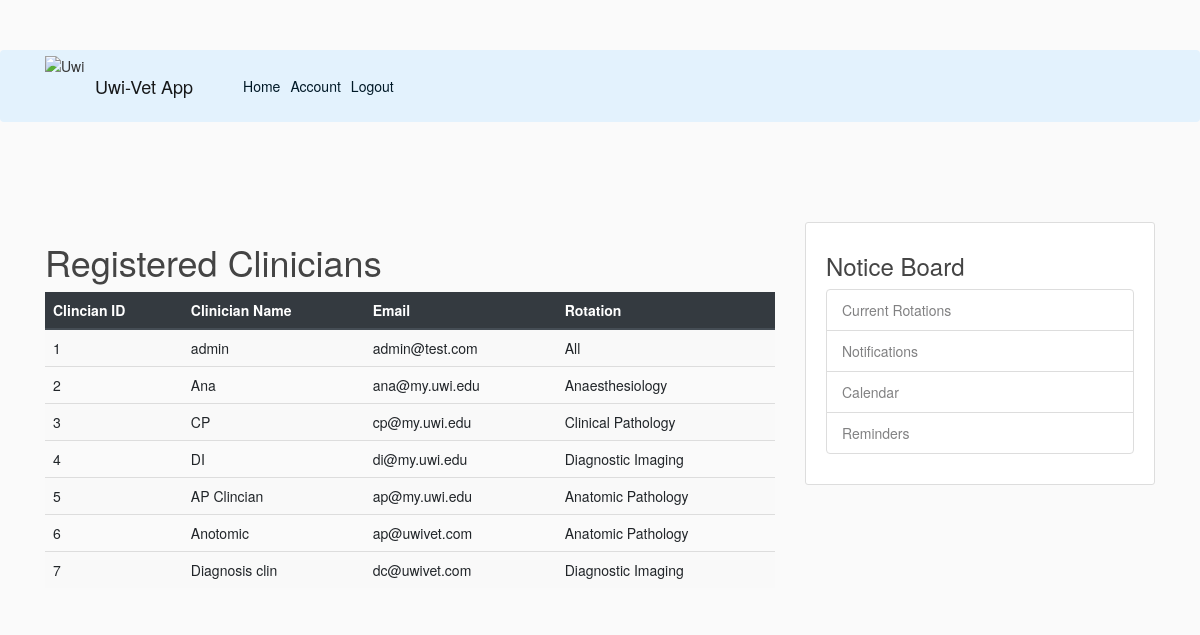
Before: /usersreg (signed in) with the older database file.
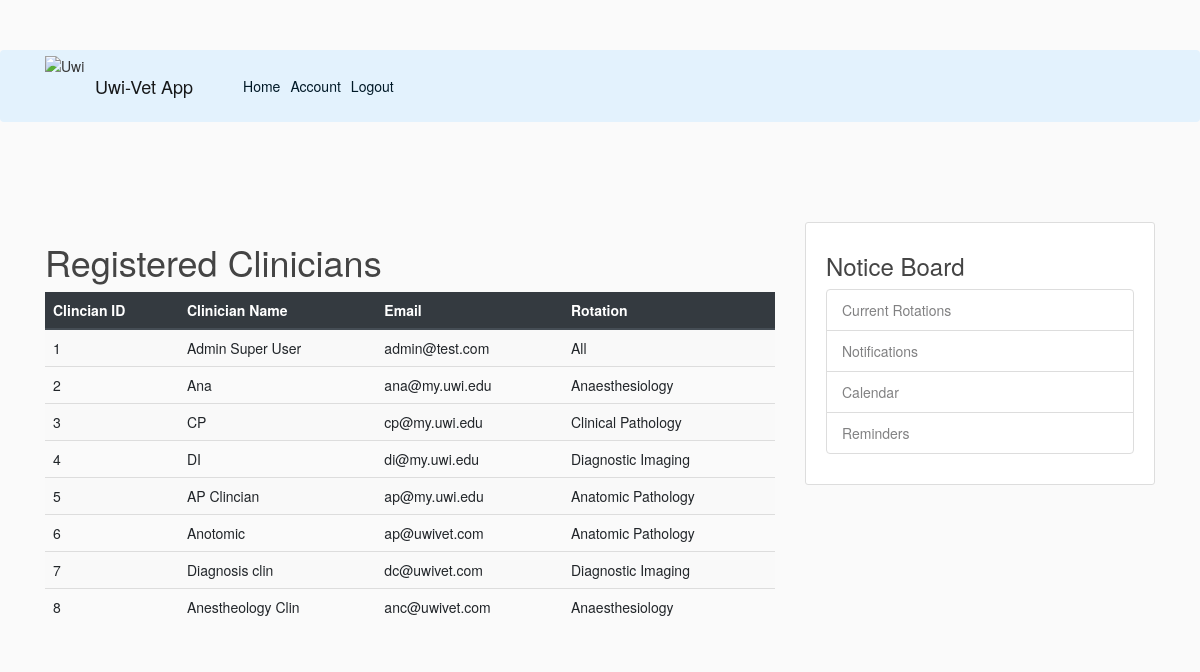
After: the same page with the newer database file.
### flaskblog/models.py (models this page shows, shortened)
class User2(db.Model, UserMixin):
    id = db.Column(db.Integer, primary_key = True)
    username = db.Column(db.String(20), unique=True, nullable=False)
    email = db.Column(db.String(120), unique=True, nullable=False)
    image_file = db.Column(db.String(20), nullable=False, default='default.jpg')
    password = db.Column(db.String(60), nullable=False)
    level = db.Column(db.Integer, nullable=False, default='2')
    rotation = db.Column(db.String(50), nullable =False)

### flaskblog/routes.py (the view)
@app.route("/usersreg")
@login_required
def competancy():
    records= User2.query.all()
    return render_template('usersreg.html', title='usersreg.html', User2=records)

### flaskblog/models.py (called while the page is built)
@login_manager.user_loader
def load_user(user_id):
    return User2.query.get(int(user_id))

### flaskblog/templates/usersreg.html
{% extends "layout.html" %}
{% block content%}
    <h1>Registered Clinicians</h1>
    <div class="row">
        <div class="col">
            <table class="table table-striped table-hover">
                <thead class="thead-dark">
                    <tr>
                        <th>Clincian ID</th><th>Clinician Name</th><th>Email</th><th>Rotation</th>
                    </tr>
                </thead>
                <tbody>
                    {% for val in User2 %}
                    <tr>
                        <td>{{val.id}}</td>
                        <td>{{val.username}}</td>
                        <td>{{val.email}}</td>
                        <td>{{val.rotation}}</td>
                    </tr>
                    {% endfor %}
                </tbody>
            </table>
        </div>
    </div>
{% endblock content %}

Changed rows visible on the page:
changed User2 "admin@test.com": username "admin" → "Admin Super User"
added User2: id "8", username "Anestheology Clin", email "anc@uwivet.com", rotation "Anaesthesiology"
